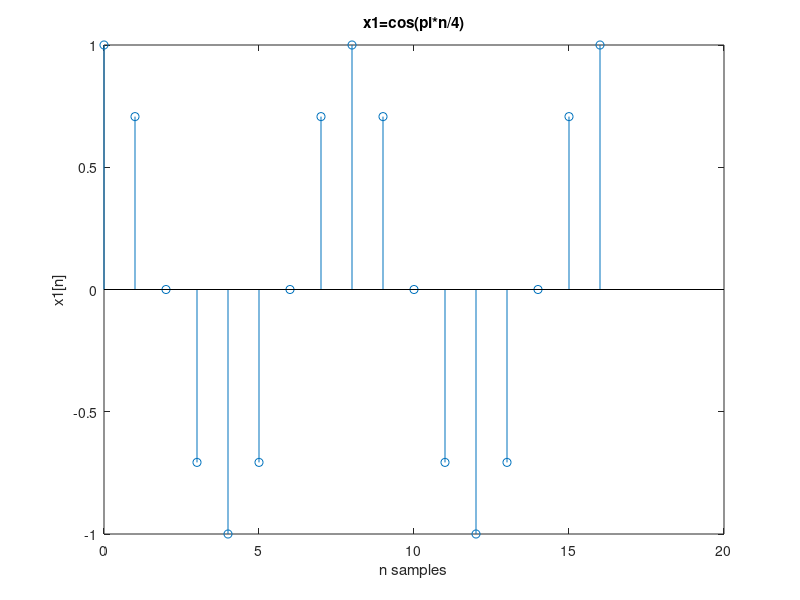

This chart was generated by the following MATLAB code:
%prob1.m
n=[0:16];
x1=cos(pi*n/4);
y1=mean(x1);
stem(n,x1);
title('x1=cos(pi*n/4)')
xlabel('n samples')
ylabel('x1[n]')
